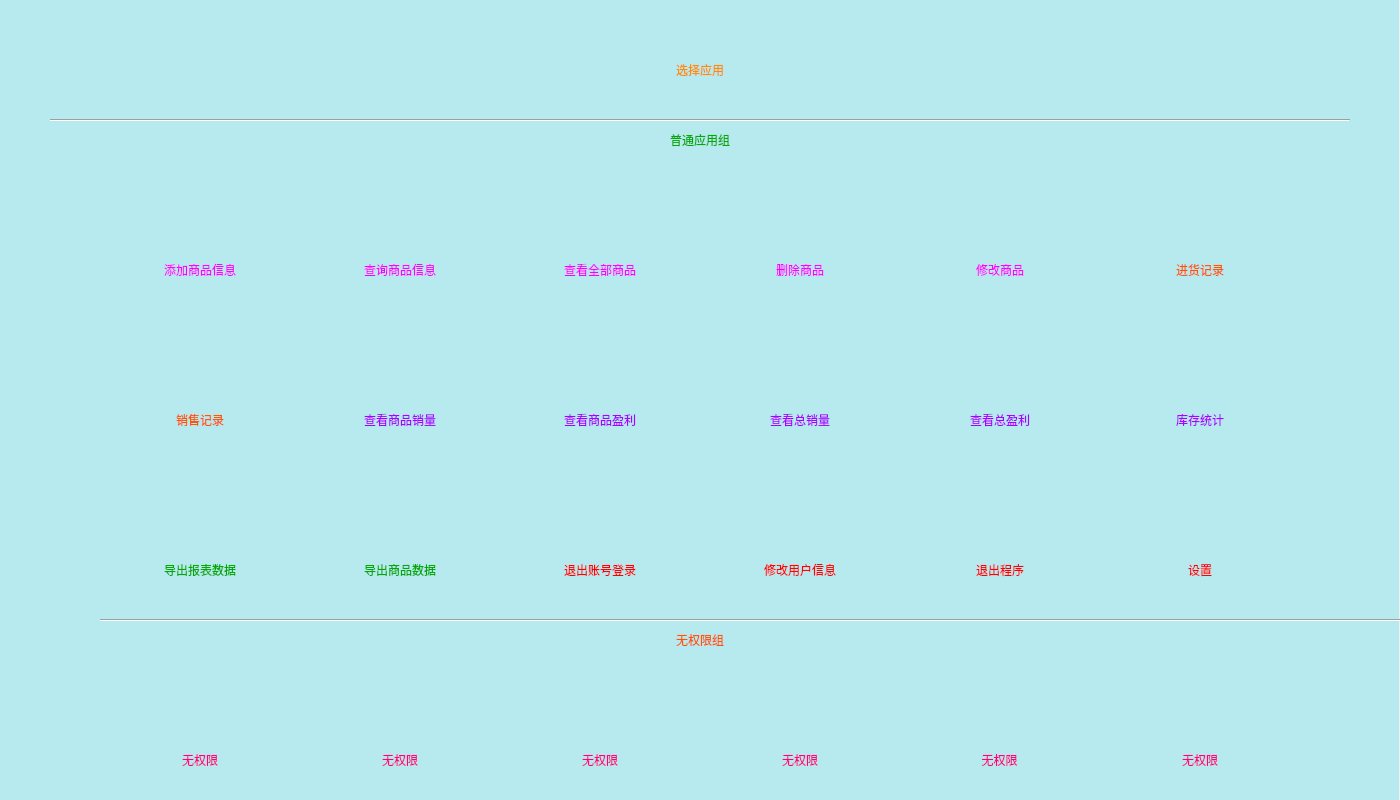
<?xml version="1.0" encoding="UTF-8"?>
<ui version="4.0">
 <class>PoorUserView</class>
 <widget class="QMainWindow" name="PoorUserView">
  <property name="geometry">
   <rect>
    <x>0</x>
    <y>0</y>
    <width>1400</width>
    <height>800</height>
   </rect>
  </property>
  <property name="windowTitle">
   <string>MainWindow</string>
  </property>
  <widget class="QWidget" name="centralwidget">
   <widget class="QPushButton" name="pushButton_4">
    <property name="geometry">
     <rect>
      <x>750</x>
      <y>160</y>
      <width>100</width>
      <height>100</height>
     </rect>
    </property>
    <property name="styleSheet">
     <string notr="true">background-color: rgb(183, 234, 239);
background-image: url(:/res/res/ICO/PaperFail.png);background-color: rgba(154, 200, 233, 115);</string>
    </property>
    <property name="text">
     <string/>
    </property>
    <property name="flat">
     <bool>true</bool>
    </property>
   </widget>
   <widget class="QPushButton" name="pushButton_8">
    <property name="geometry">
     <rect>
      <x>950</x>
      <y>310</y>
      <width>100</width>
      <height>100</height>
     </rect>
    </property>
    <property name="styleSheet">
     <string notr="true">background-color: rgb(183, 234, 239);
background-image: url(:/res/res/ICO/Wallet.png);background-color: rgba(154, 200, 233, 115);</string>
    </property>
    <property name="text">
     <string/>
    </property>
    <property name="flat">
     <bool>true</bool>
    </property>
   </widget>
   <widget class="QLabel" name="label_25">
    <property name="geometry">
     <rect>
      <x>350</x>
      <y>410</y>
      <width>100</width>
      <height>20</height>
     </rect>
    </property>
    <property name="styleSheet">
     <string notr="true">font:9pt &quot;方正粗圆简体&quot;;
color: rgb(170, 0, 255);</string>
    </property>
    <property name="text">
     <string>查看商品销量</string>
    </property>
    <property name="alignment">
     <set>Qt::AlignCenter</set>
    </property>
   </widget>
   <widget class="QLabel" name="label_20">
    <property name="geometry">
     <rect>
      <x>950</x>
      <y>260</y>
      <width>100</width>
      <height>20</height>
     </rect>
    </property>
    <property name="styleSheet">
     <string notr="true">font:9pt &quot;方正粗圆简体&quot;;
color: rgb(255, 0, 255);</string>
    </property>
    <property name="text">
     <string>修改商品</string>
    </property>
    <property name="alignment">
     <set>Qt::AlignCenter</set>
    </property>
   </widget>
   <widget class="QPushButton" name="pushButton_12">
    <property name="geometry">
     <rect>
      <x>550</x>
      <y>310</y>
      <width>100</width>
      <height>100</height>
     </rect>
    </property>
    <property name="styleSheet">
     <string notr="true">background-color: rgb(183, 234, 239);
background-image: url(:/res/res/Chart.png);background-color: rgba(154, 200, 233, 115);</string>
    </property>
    <property name="text">
     <string/>
    </property>
    <property name="flat">
     <bool>true</bool>
    </property>
   </widget>
   <widget class="QLabel" name="label_16">
    <property name="geometry">
     <rect>
      <x>150</x>
      <y>260</y>
      <width>100</width>
      <height>20</height>
     </rect>
    </property>
    <property name="styleSheet">
     <string notr="true">font:9pt &quot;方正粗圆简体&quot;;
color: rgb(255, 0, 255);</string>
    </property>
    <property name="text">
     <string>添加商品信息</string>
    </property>
    <property name="alignment">
     <set>Qt::AlignCenter</set>
    </property>
   </widget>
   <widget class="QPushButton" name="pushButton_15">
    <property name="geometry">
     <rect>
      <x>1150</x>
      <y>460</y>
      <width>100</width>
      <height>100</height>
     </rect>
    </property>
    <property name="styleSheet">
     <string notr="true">background-color: rgb(183, 234, 239);
background-image: url(:/res/res/ICO/Filter.png);background-color: rgba(154, 200, 233, 115);</string>
    </property>
    <property name="text">
     <string/>
    </property>
    <property name="flat">
     <bool>true</bool>
    </property>
   </widget>
   <widget class="QLabel" name="label_35">
    <property name="geometry">
     <rect>
      <x>150</x>
      <y>750</y>
      <width>100</width>
      <height>20</height>
     </rect>
    </property>
    <property name="styleSheet">
     <string notr="true">font:9pt &quot;方正粗圆简体&quot;;
color: rgb(255, 0, 127);</string>
    </property>
    <property name="text">
     <string>无权限</string>
    </property>
    <property name="alignment">
     <set>Qt::AlignCenter</set>
    </property>
   </widget>
   <widget class="QLabel" name="label_23">
    <property name="geometry">
     <rect>
      <x>150</x>
      <y>410</y>
      <width>100</width>
      <height>20</height>
     </rect>
    </property>
    <property name="styleSheet">
     <string notr="true">font:9pt &quot;方正粗圆简体&quot;;
color: rgb(255, 85, 0);</string>
    </property>
    <property name="text">
     <string>销售记录</string>
    </property>
    <property name="alignment">
     <set>Qt::AlignCenter</set>
    </property>
   </widget>
   <widget class="QLabel" name="label_33">
    <property name="geometry">
     <rect>
      <x>750</x>
      <y>560</y>
      <width>100</width>
      <height>20</height>
     </rect>
    </property>
    <property name="styleSheet">
     <string notr="true">font:9pt &quot;方正粗圆简体&quot;;
color: rgb(255, 0, 0);
</string>
    </property>
    <property name="text">
     <string>修改用户信息</string>
    </property>
    <property name="alignment">
     <set>Qt::AlignCenter</set>
    </property>
   </widget>
   <widget class="QLabel" name="label_39">
    <property name="geometry">
     <rect>
      <x>750</x>
      <y>750</y>
      <width>100</width>
      <height>20</height>
     </rect>
    </property>
    <property name="styleSheet">
     <string notr="true">font:9pt &quot;方正粗圆简体&quot;;
color: rgb(255, 0, 127);</string>
    </property>
    <property name="text">
     <string>无权限</string>
    </property>
    <property name="alignment">
     <set>Qt::AlignCenter</set>
    </property>
   </widget>
   <widget class="QPushButton" name="pushButton_20">
    <property name="geometry">
     <rect>
      <x>750</x>
      <y>650</y>
      <width>100</width>
      <height>100</height>
     </rect>
    </property>
    <property name="styleSheet">
     <string notr="true">background-color: rgb(183, 234, 239);
background-color: rgba(154, 200, 233, 115);
background-image: url(:/res/res/ICO2/Shield Fail.png);</string>
    </property>
    <property name="text">
     <string/>
    </property>
    <property name="flat">
     <bool>true</bool>
    </property>
   </widget>
   <widget class="QPushButton" name="pushButton_22">
    <property name="geometry">
     <rect>
      <x>550</x>
      <y>650</y>
      <width>100</width>
      <height>100</height>
     </rect>
    </property>
    <property name="styleSheet">
     <string notr="true">background-color: rgb(183, 234, 239);
background-color: rgba(154, 200, 233, 115);
background-image: url(:/res/res/ICO2/Shield Fail.png);</string>
    </property>
    <property name="text">
     <string/>
    </property>
    <property name="flat">
     <bool>true</bool>
    </property>
   </widget>
   <widget class="QPushButton" name="pushButton">
    <property name="geometry">
     <rect>
      <x>150</x>
      <y>160</y>
      <width>100</width>
      <height>100</height>
     </rect>
    </property>
    <property name="styleSheet">
     <string notr="true">background-color: rgb(183, 234, 239);
background-image: url(:/res/res/ICO/PaperPlus.png);background-color: rgba(154, 200, 233, 115);</string>
    </property>
    <property name="text">
     <string/>
    </property>
    <property name="flat">
     <bool>true</bool>
    </property>
   </widget>
   <widget class="QLabel" name="label_36">
    <property name="geometry">
     <rect>
      <x>919</x>
      <y>750</y>
      <width>161</width>
      <height>20</height>
     </rect>
    </property>
    <property name="styleSheet">
     <string notr="true">font:9pt &quot;方正粗圆简体&quot;;
color: rgb(255, 0, 127);</string>
    </property>
    <property name="text">
     <string>无权限</string>
    </property>
    <property name="alignment">
     <set>Qt::AlignCenter</set>
    </property>
   </widget>
   <widget class="QLabel" name="label_21">
    <property name="geometry">
     <rect>
      <x>1150</x>
      <y>260</y>
      <width>100</width>
      <height>20</height>
     </rect>
    </property>
    <property name="styleSheet">
     <string notr="true">font:9pt &quot;方正粗圆简体&quot;;
color: rgb(255, 85, 0);</string>
    </property>
    <property name="text">
     <string>进货记录</string>
    </property>
    <property name="alignment">
     <set>Qt::AlignCenter</set>
    </property>
   </widget>
   <widget class="Line" name="line_2">
    <property name="geometry">
     <rect>
      <x>100</x>
      <y>610</y>
      <width>1300</width>
      <height>20</height>
     </rect>
    </property>
    <property name="styleSheet">
     <string>font:9pt &quot;方正粗圆简体&quot;;
color: rgb(255, 0, 255);</string>
    </property>
    <property name="orientation">
     <enum>Qt::Horizontal</enum>
    </property>
   </widget>
   <widget class="QPushButton" name="pushButton_6">
    <property name="geometry">
     <rect>
      <x>1150</x>
      <y>160</y>
      <width>100</width>
      <height>100</height>
     </rect>
    </property>
    <property name="styleSheet">
     <string notr="true">background-color: rgb(183, 234, 239);
background-image: url(:/res/res/ICO/Arrow-RightSquare.png);background-color: rgba(154, 200, 233, 115);</string>
    </property>
    <property name="text">
     <string/>
    </property>
    <property name="flat">
     <bool>true</bool>
    </property>
   </widget>
   <widget class="QPushButton" name="pushButton_7">
    <property name="geometry">
     <rect>
      <x>350</x>
      <y>310</y>
      <width>100</width>
      <height>100</height>
     </rect>
    </property>
    <property name="styleSheet">
     <string notr="true">background-color: rgb(183, 234, 239);
background-image: url(:/res/res/ICO/Calendar.png);background-color: rgba(154, 200, 233, 115);</string>
    </property>
    <property name="text">
     <string/>
    </property>
    <property name="flat">
     <bool>true</bool>
    </property>
   </widget>
   <widget class="QLabel" name="label_22">
    <property name="geometry">
     <rect>
      <x>1150</x>
      <y>410</y>
      <width>100</width>
      <height>20</height>
     </rect>
    </property>
    <property name="styleSheet">
     <string notr="true">font:9pt &quot;方正粗圆简体&quot;;
color: rgb(170, 0, 255);</string>
    </property>
    <property name="text">
     <string>库存统计</string>
    </property>
    <property name="alignment">
     <set>Qt::AlignCenter</set>
    </property>
   </widget>
   <widget class="QPushButton" name="pushButton_11">
    <property name="geometry">
     <rect>
      <x>750</x>
      <y>310</y>
      <width>100</width>
      <height>100</height>
     </rect>
    </property>
    <property name="styleSheet">
     <string notr="true">background-color: rgb(183, 234, 239);
background-image: url(:/res/res/ICO/Activity.png);background-color: rgba(154, 200, 233, 115);</string>
    </property>
    <property name="text">
     <string/>
    </property>
    <property name="flat">
     <bool>true</bool>
    </property>
   </widget>
   <widget class="QPushButton" name="pushButton_9">
    <property name="geometry">
     <rect>
      <x>1150</x>
      <y>310</y>
      <width>100</width>
      <height>100</height>
     </rect>
    </property>
    <property name="styleSheet">
     <string notr="true">background-color: rgb(183, 234, 239);
background-image: url(:/res/res/ICO/Graph.png);background-color: rgba(154, 200, 233, 115);</string>
    </property>
    <property name="text">
     <string/>
    </property>
    <property name="flat">
     <bool>true</bool>
    </property>
   </widget>
   <widget class="QPushButton" name="pushButton_16">
    <property name="geometry">
     <rect>
      <x>150</x>
      <y>460</y>
      <width>100</width>
      <height>100</height>
     </rect>
    </property>
    <property name="styleSheet">
     <string notr="true">background-color: rgb(183, 234, 239);
background-image: url(:/res/res/ICO/Send.png);background-color: rgba(154, 200, 233, 115);</string>
    </property>
    <property name="text">
     <string/>
    </property>
    <property name="flat">
     <bool>true</bool>
    </property>
   </widget>
   <widget class="QPushButton" name="pushButton_24">
    <property name="geometry">
     <rect>
      <x>150</x>
      <y>650</y>
      <width>100</width>
      <height>100</height>
     </rect>
    </property>
    <property name="styleSheet">
     <string notr="true">background-color: rgb(183, 234, 239);
background-color: rgba(154, 200, 233, 115);
background-image: url(:/res/res/ICO2/Shield Fail.png);</string>
    </property>
    <property name="text">
     <string/>
    </property>
    <property name="flat">
     <bool>true</bool>
    </property>
   </widget>
   <widget class="QPushButton" name="pushButton_19">
    <property name="geometry">
     <rect>
      <x>350</x>
      <y>650</y>
      <width>100</width>
      <height>100</height>
     </rect>
    </property>
    <property name="styleSheet">
     <string notr="true">background-color: rgb(183, 234, 239);
background-color: rgba(154, 200, 233, 115);
background-image: url(:/res/res/ICO2/Shield Fail.png);</string>
    </property>
    <property name="text">
     <string/>
    </property>
    <property name="flat">
     <bool>true</bool>
    </property>
   </widget>
   <widget class="QLabel" name="label_24">
    <property name="geometry">
     <rect>
      <x>950</x>
      <y>410</y>
      <width>100</width>
      <height>20</height>
     </rect>
    </property>
    <property name="styleSheet">
     <string notr="true">font:9pt &quot;方正粗圆简体&quot;;
color: rgb(170, 0, 255);</string>
    </property>
    <property name="text">
     <string>查看总盈利</string>
    </property>
    <property name="alignment">
     <set>Qt::AlignCenter</set>
    </property>
   </widget>
   <widget class="QLabel" name="label_29">
    <property name="geometry">
     <rect>
      <x>150</x>
      <y>560</y>
      <width>100</width>
      <height>20</height>
     </rect>
    </property>
    <property name="styleSheet">
     <string notr="true">font:9pt &quot;方正粗圆简体&quot;;
color: rgb(0, 170, 0);</string>
    </property>
    <property name="text">
     <string>导出报表数据</string>
    </property>
    <property name="alignment">
     <set>Qt::AlignCenter</set>
    </property>
   </widget>
   <widget class="QLabel" name="label">
    <property name="geometry">
     <rect>
      <x>0</x>
      <y>0</y>
      <width>1399</width>
      <height>1000</height>
     </rect>
    </property>
    <property name="styleSheet">
     <string notr="true">background-color: rgb(183, 234, 239);</string>
    </property>
    <property name="text">
     <string/>
    </property>
   </widget>
   <widget class="QPushButton" name="pushButton_17">
    <property name="geometry">
     <rect>
      <x>750</x>
      <y>460</y>
      <width>100</width>
      <height>100</height>
     </rect>
    </property>
    <property name="styleSheet">
     <string notr="true">background-color: rgb(183, 234, 239);
background-image: url(:/res/res/EditSquare.png);background-color: rgba(154, 200, 233, 115);</string>
    </property>
    <property name="text">
     <string/>
    </property>
    <property name="flat">
     <bool>true</bool>
    </property>
   </widget>
   <widget class="QLabel" name="label_30">
    <property name="geometry">
     <rect>
      <x>550</x>
      <y>560</y>
      <width>100</width>
      <height>20</height>
     </rect>
    </property>
    <property name="styleSheet">
     <string notr="true">font:9pt &quot;方正粗圆简体&quot;;
color: rgb(255, 0, 0);
</string>
    </property>
    <property name="text">
     <string>退出账号登录</string>
    </property>
    <property name="alignment">
     <set>Qt::AlignCenter</set>
    </property>
   </widget>
   <widget class="QLabel" name="label_4">
    <property name="geometry">
     <rect>
      <x>600</x>
      <y>125</y>
      <width>200</width>
      <height>30</height>
     </rect>
    </property>
    <property name="styleSheet">
     <string notr="true">color: rgb(0, 170, 0);
font: 12pt &quot;方正粗圆简体&quot;;</string>
    </property>
    <property name="text">
     <string>普通应用组</string>
    </property>
    <property name="alignment">
     <set>Qt::AlignCenter</set>
    </property>
   </widget>
   <widget class="QPushButton" name="pb_close">
    <property name="geometry">
     <rect>
      <x>950</x>
      <y>460</y>
      <width>100</width>
      <height>100</height>
     </rect>
    </property>
    <property name="styleSheet">
     <string notr="true">background-color: rgb(183, 234, 239);
background-image: url(:/res/res/ICO/CloseSquare.png);background-color: rgba(154, 200, 233, 115);</string>
    </property>
    <property name="text">
     <string/>
    </property>
    <property name="flat">
     <bool>true</bool>
    </property>
   </widget>
   <widget class="QPushButton" name="pushButton_23">
    <property name="geometry">
     <rect>
      <x>950</x>
      <y>650</y>
      <width>100</width>
      <height>100</height>
     </rect>
    </property>
    <property name="styleSheet">
     <string notr="true">background-color: rgb(183, 234, 239);
background-color: rgba(154, 200, 233, 115);
background-image: url(:/res/res/ICO2/Shield Fail.png);</string>
    </property>
    <property name="text">
     <string/>
    </property>
    <property name="flat">
     <bool>true</bool>
    </property>
   </widget>
   <widget class="QLabel" name="label_3">
    <property name="geometry">
     <rect>
      <x>400</x>
      <y>20</y>
      <width>600</width>
      <height>100</height>
     </rect>
    </property>
    <property name="styleSheet">
     <string notr="true">font: 30pt &quot;方正粗圆简体&quot;;
color: rgb(255, 140, 0);</string>
    </property>
    <property name="text">
     <string>选择应用</string>
    </property>
    <property name="alignment">
     <set>Qt::AlignCenter</set>
    </property>
   </widget>
   <widget class="QLabel" name="label_34">
    <property name="geometry">
     <rect>
      <x>1150</x>
      <y>750</y>
      <width>100</width>
      <height>20</height>
     </rect>
    </property>
    <property name="styleSheet">
     <string notr="true">font:9pt &quot;方正粗圆简体&quot;;
color: rgb(255, 0, 127);</string>
    </property>
    <property name="text">
     <string>无权限</string>
    </property>
    <property name="alignment">
     <set>Qt::AlignCenter</set>
    </property>
   </widget>
   <widget class="QPushButton" name="pushButton_21">
    <property name="geometry">
     <rect>
      <x>1150</x>
      <y>650</y>
      <width>100</width>
      <height>100</height>
     </rect>
    </property>
    <property name="styleSheet">
     <string notr="true">background-color: rgb(183, 234, 239);
background-color: rgba(154, 200, 233, 115);
background-image: url(:/res/res/ICO2/Shield Fail.png);</string>
    </property>
    <property name="text">
     <string/>
    </property>
    <property name="flat">
     <bool>true</bool>
    </property>
   </widget>
   <widget class="QLabel" name="label_17">
    <property name="geometry">
     <rect>
      <x>350</x>
      <y>260</y>
      <width>100</width>
      <height>20</height>
     </rect>
    </property>
    <property name="styleSheet">
     <string notr="true">font:9pt &quot;方正粗圆简体&quot;;
color: rgb(255, 0, 255);</string>
    </property>
    <property name="text">
     <string>查询商品信息</string>
    </property>
    <property name="alignment">
     <set>Qt::AlignCenter</set>
    </property>
   </widget>
   <widget class="QLabel" name="label_31">
    <property name="geometry">
     <rect>
      <x>350</x>
      <y>560</y>
      <width>100</width>
      <height>20</height>
     </rect>
    </property>
    <property name="styleSheet">
     <string notr="true">font:9pt &quot;方正粗圆简体&quot;;
color: rgb(0, 170, 0);</string>
    </property>
    <property name="text">
     <string>导出商品数据</string>
    </property>
    <property name="alignment">
     <set>Qt::AlignCenter</set>
    </property>
   </widget>
   <widget class="QPushButton" name="pushButton_10">
    <property name="geometry">
     <rect>
      <x>150</x>
      <y>310</y>
      <width>100</width>
      <height>100</height>
     </rect>
    </property>
    <property name="styleSheet">
     <string notr="true">background-color: rgb(183, 234, 239);
background-image: url(:/res/res/ICO/Buy.png);background-color: rgba(154, 200, 233, 115);</string>
    </property>
    <property name="text">
     <string/>
    </property>
    <property name="flat">
     <bool>true</bool>
    </property>
   </widget>
   <widget class="QLabel" name="label_26">
    <property name="geometry">
     <rect>
      <x>550</x>
      <y>410</y>
      <width>100</width>
      <height>20</height>
     </rect>
    </property>
    <property name="styleSheet">
     <string notr="true">font:9pt &quot;方正粗圆简体&quot;;
color: rgb(170, 0, 255);</string>
    </property>
    <property name="text">
     <string>查看商品盈利</string>
    </property>
    <property name="alignment">
     <set>Qt::AlignCenter</set>
    </property>
   </widget>
   <widget class="QLabel" name="label_2">
    <property name="geometry">
     <rect>
      <x>600</x>
      <y>625</y>
      <width>200</width>
      <height>30</height>
     </rect>
    </property>
    <property name="styleSheet">
     <string notr="true">color: rgb(255, 85, 0);
font: 12pt &quot;方正粗圆简体&quot;;</string>
    </property>
    <property name="text">
     <string>无权限组</string>
    </property>
    <property name="alignment">
     <set>Qt::AlignCenter</set>
    </property>
   </widget>
   <widget class="QPushButton" name="pushButton_3">
    <property name="geometry">
     <rect>
      <x>550</x>
      <y>160</y>
      <width>100</width>
      <height>100</height>
     </rect>
    </property>
    <property name="styleSheet">
     <string notr="true">background-color: rgb(183, 234, 239);
background-image: url(:/res/res/ICO/Paper.png);background-color: rgba(154, 200, 233, 115);</string>
    </property>
    <property name="text">
     <string/>
    </property>
    <property name="flat">
     <bool>true</bool>
    </property>
   </widget>
   <widget class="QPushButton" name="pushButton_13">
    <property name="geometry">
     <rect>
      <x>350</x>
      <y>460</y>
      <width>100</width>
      <height>100</height>
     </rect>
    </property>
    <property name="styleSheet">
     <string notr="true">background-color: rgb(183, 234, 239);
background-image: url(:/res/res/ICO/Bookmark.png);background-color: rgba(154, 200, 233, 115);</string>
    </property>
    <property name="text">
     <string/>
    </property>
    <property name="flat">
     <bool>true</bool>
    </property>
   </widget>
   <widget class="QPushButton" name="pushButton_2">
    <property name="geometry">
     <rect>
      <x>350</x>
      <y>160</y>
      <width>100</width>
      <height>100</height>
     </rect>
    </property>
    <property name="styleSheet">
     <string notr="true">background-color: rgb(183, 234, 239);
background-image: url(:/res/res/ICO/Search.png);background-color: rgba(154, 200, 233, 115);</string>
    </property>
    <property name="text">
     <string/>
    </property>
    <property name="flat">
     <bool>true</bool>
    </property>
   </widget>
   <widget class="QLabel" name="label_28">
    <property name="geometry">
     <rect>
      <x>950</x>
      <y>560</y>
      <width>100</width>
      <height>20</height>
     </rect>
    </property>
    <property name="styleSheet">
     <string notr="true">font:9pt &quot;方正粗圆简体&quot;;
color: rgb(255, 0, 0);
</string>
    </property>
    <property name="text">
     <string>退出程序</string>
    </property>
    <property name="alignment">
     <set>Qt::AlignCenter</set>
    </property>
   </widget>
   <widget class="QLabel" name="label_32">
    <property name="geometry">
     <rect>
      <x>1150</x>
      <y>560</y>
      <width>100</width>
      <height>20</height>
     </rect>
    </property>
    <property name="styleSheet">
     <string notr="true">font:9pt &quot;方正粗圆简体&quot;;
color: rgb(255, 0, 0);
</string>
    </property>
    <property name="text">
     <string>设置</string>
    </property>
    <property name="alignment">
     <set>Qt::AlignCenter</set>
    </property>
   </widget>
   <widget class="QLabel" name="label_18">
    <property name="geometry">
     <rect>
      <x>550</x>
      <y>260</y>
      <width>100</width>
      <height>20</height>
     </rect>
    </property>
    <property name="styleSheet">
     <string notr="true">font:9pt &quot;方正粗圆简体&quot;;
color: rgb(255, 0, 255);</string>
    </property>
    <property name="text">
     <string>查看全部商品</string>
    </property>
    <property name="alignment">
     <set>Qt::AlignCenter</set>
    </property>
   </widget>
   <widget class="QLabel" name="label_27">
    <property name="geometry">
     <rect>
      <x>750</x>
      <y>410</y>
      <width>100</width>
      <height>20</height>
     </rect>
    </property>
    <property name="styleSheet">
     <string notr="true">font:9pt &quot;方正粗圆简体&quot;;
color: rgb(170, 0, 255);</string>
    </property>
    <property name="text">
     <string>查看总销量</string>
    </property>
    <property name="alignment">
     <set>Qt::AlignCenter</set>
    </property>
   </widget>
   <widget class="QLabel" name="label_37">
    <property name="geometry">
     <rect>
      <x>350</x>
      <y>750</y>
      <width>100</width>
      <height>20</height>
     </rect>
    </property>
    <property name="styleSheet">
     <string notr="true">font:9pt &quot;方正粗圆简体&quot;;
color: rgb(255, 0, 127);</string>
    </property>
    <property name="text">
     <string>无权限</string>
    </property>
    <property name="alignment">
     <set>Qt::AlignCenter</set>
    </property>
   </widget>
   <widget class="QLabel" name="label_38">
    <property name="geometry">
     <rect>
      <x>550</x>
      <y>750</y>
      <width>100</width>
      <height>20</height>
     </rect>
    </property>
    <property name="styleSheet">
     <string notr="true">font:9pt &quot;方正粗圆简体&quot;;
color: rgb(255, 0, 127);</string>
    </property>
    <property name="text">
     <string>无权限</string>
    </property>
    <property name="alignment">
     <set>Qt::AlignCenter</set>
    </property>
   </widget>
   <widget class="QPushButton" name="pb_logout">
    <property name="geometry">
     <rect>
      <x>550</x>
      <y>460</y>
      <width>100</width>
      <height>100</height>
     </rect>
    </property>
    <property name="styleSheet">
     <string notr="true">background-color: rgb(183, 234, 239);
background-image: url(:/res/res/ICO/Logout.png);background-color: rgba(154, 200, 233, 115);</string>
    </property>
    <property name="text">
     <string/>
    </property>
    <property name="flat">
     <bool>true</bool>
    </property>
   </widget>
   <widget class="Line" name="line">
    <property name="geometry">
     <rect>
      <x>50</x>
      <y>110</y>
      <width>1300</width>
      <height>20</height>
     </rect>
    </property>
    <property name="orientation">
     <enum>Qt::Horizontal</enum>
    </property>
   </widget>
   <widget class="QPushButton" name="pushButton_5">
    <property name="geometry">
     <rect>
      <x>950</x>
      <y>160</y>
      <width>100</width>
      <height>100</height>
     </rect>
    </property>
    <property name="styleSheet">
     <string notr="true">background-color: rgb(183, 234, 239);
background-image: url(:/res/res/ICO/Edit.png);background-color: rgba(154, 200, 233, 115);</string>
    </property>
    <property name="text">
     <string/>
    </property>
    <property name="flat">
     <bool>true</bool>
    </property>
   </widget>
   <widget class="QLabel" name="label_19">
    <property name="geometry">
     <rect>
      <x>750</x>
      <y>260</y>
      <width>100</width>
      <height>20</height>
     </rect>
    </property>
    <property name="styleSheet">
     <string notr="true">font:9pt &quot;方正粗圆简体&quot;;
color: rgb(255, 0, 255);</string>
    </property>
    <property name="text">
     <string>删除商品</string>
    </property>
    <property name="alignment">
     <set>Qt::AlignCenter</set>
    </property>
   </widget>
   <zorder>label</zorder>
   <zorder>pushButton_15</zorder>
   <zorder>label_4</zorder>
   <zorder>label_32</zorder>
   <zorder>pushButton_12</zorder>
   <zorder>label_33</zorder>
   <zorder>label_37</zorder>
   <zorder>pb_close</zorder>
   <zorder>pushButton_4</zorder>
   <zorder>pushButton_2</zorder>
   <zorder>pushButton</zorder>
   <zorder>label_18</zorder>
   <zorder>pushButton_6</zorder>
   <zorder>pushButton_23</zorder>
   <zorder>pushButton_5</zorder>
   <zorder>label_31</zorder>
   <zorder>pushButton_10</zorder>
   <zorder>pushButton_21</zorder>
   <zorder>line_2</zorder>
   <zorder>label_35</zorder>
   <zorder>label_39</zorder>
   <zorder>pushButton_11</zorder>
   <zorder>label_27</zorder>
   <zorder>label_38</zorder>
   <zorder>label_23</zorder>
   <zorder>pushButton_13</zorder>
   <zorder>pushButton_24</zorder>
   <zorder>line</zorder>
   <zorder>label_34</zorder>
   <zorder>label_25</zorder>
   <zorder>pushButton_19</zorder>
   <zorder>label_22</zorder>
   <zorder>label_16</zorder>
   <zorder>label_19</zorder>
   <zorder>label_29</zorder>
   <zorder>pushButton_7</zorder>
   <zorder>pushButton_20</zorder>
   <zorder>label_28</zorder>
   <zorder>label_36</zorder>
   <zorder>pushButton_8</zorder>
   <zorder>label_3</zorder>
   <zorder>pushButton_22</zorder>
   <zorder>pushButton_9</zorder>
   <zorder>pb_logout</zorder>
   <zorder>label_26</zorder>
   <zorder>label_2</zorder>
   <zorder>pushButton_17</zorder>
   <zorder>label_30</zorder>
   <zorder>label_24</zorder>
   <zorder>label_17</zorder>
   <zorder>label_20</zorder>
   <zorder>label_21</zorder>
   <zorder>pushButton_16</zorder>
   <zorder>pushButton_3</zorder>
  </widget>
  <widget class="QMenuBar" name="menubar">
   <property name="geometry">
    <rect>
     <x>0</x>
     <y>0</y>
     <width>1400</width>
     <height>23</height>
    </rect>
   </property>
  </widget>
 </widget>
 <resources/>
 <connections/>
</ui>
